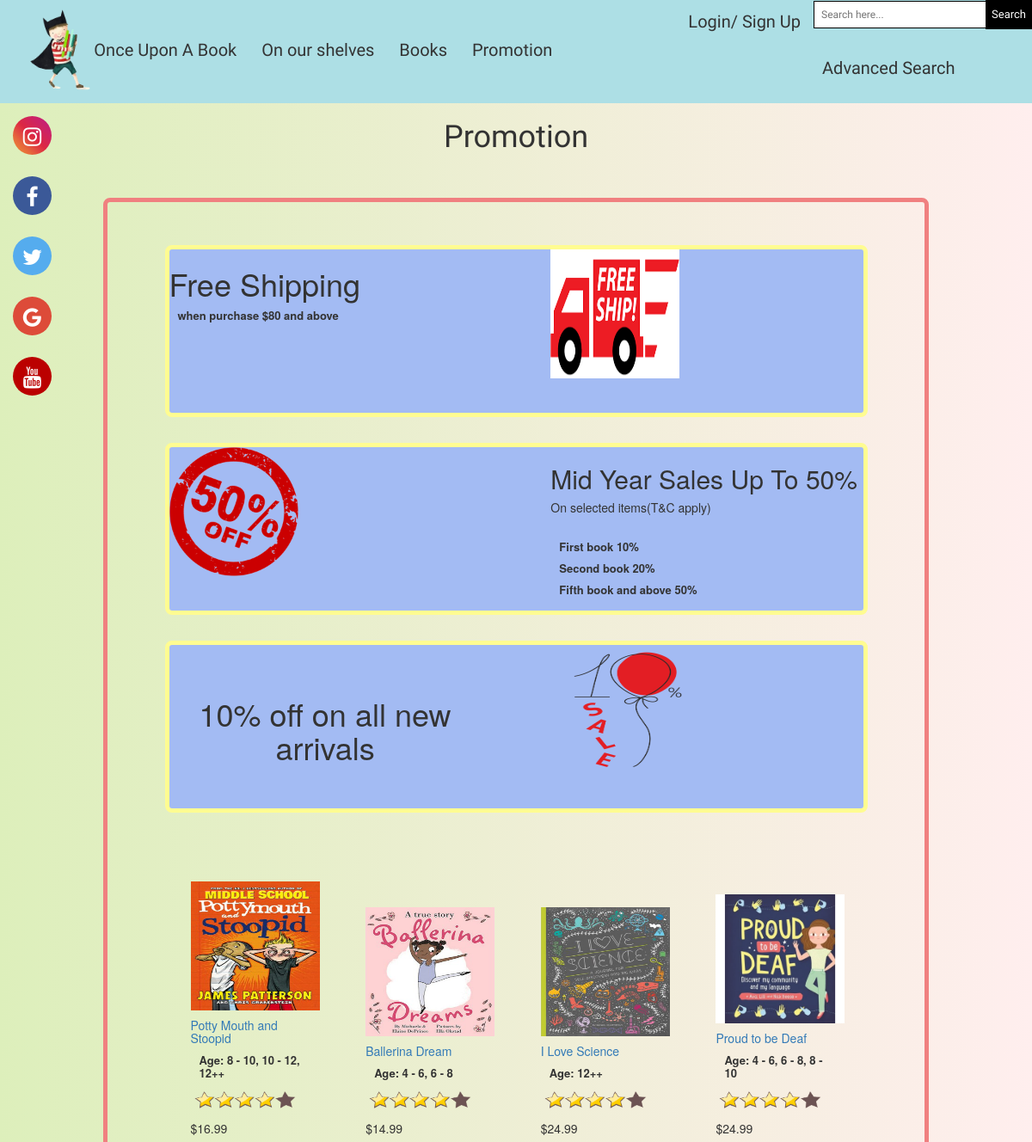
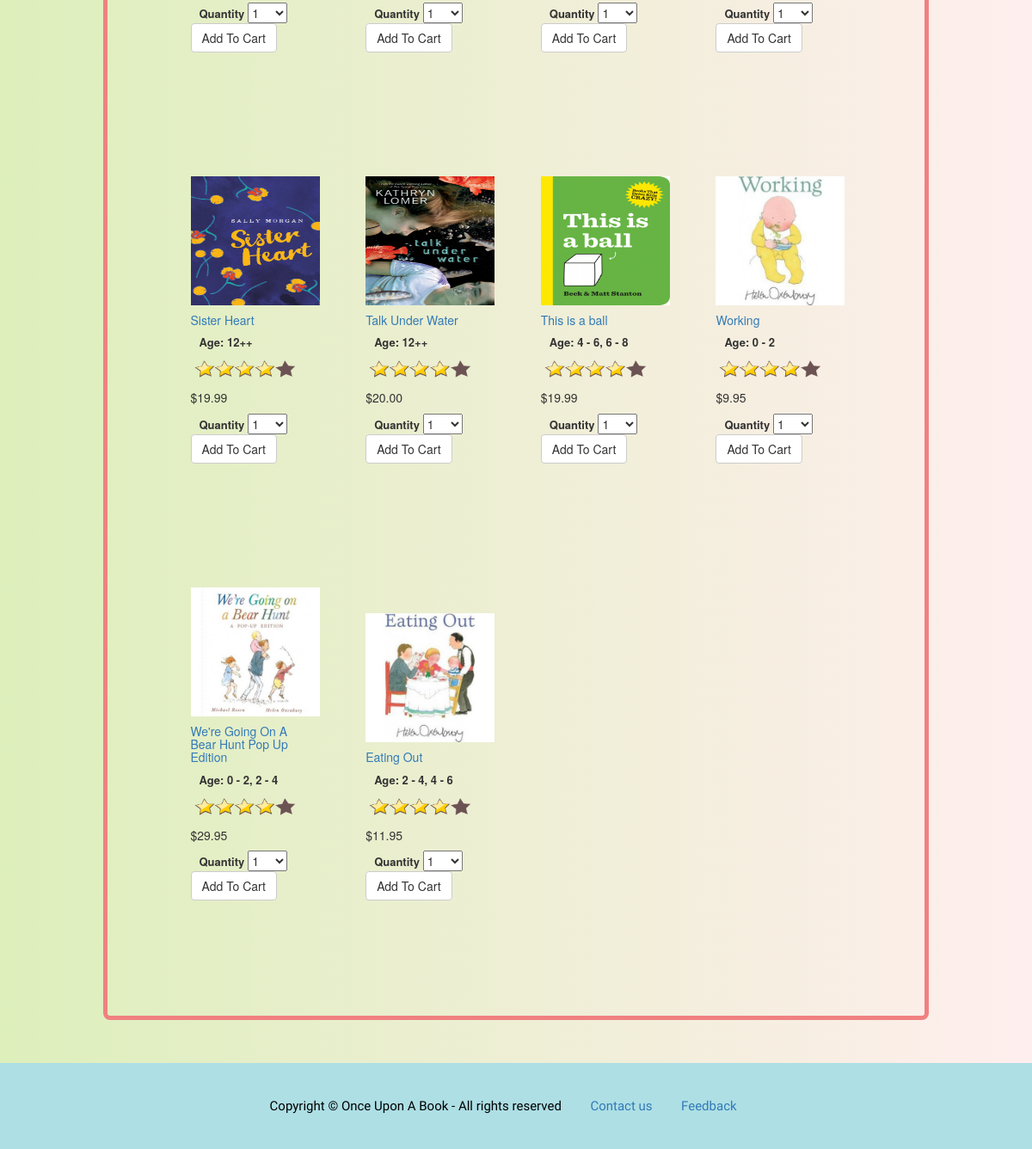
/promo.php, run on the app's committed database (2 pictures, top to bottom).
### tables this page shows
CREATE TABLE `books` (
  `id` int(15) NOT NULL,
  `title` varchar(75) NOT NULL,
  `author` varchar(30) NOT NULL,
  `age` varchar(30) NOT NULL,
  `special` varchar(30) NOT NULL,
  `gender` varchar(15) NOT NULL,
  `theme` varchar(50) NOT NULL,
  `format` varchar(20) NOT NULL,
  `isbn` varchar(16) NOT NULL,
  `publisher` varchar(30) NOT NULL,
  `published` date NOT NULL,
  `price` float(9,2) UNSIGNED NOT NULL DEFAULT '0.00',
  `stock` int(11) NOT NULL,
  `description` text,
  `image` varchar(40) NOT NULL
);

### promo.php (the view, shortened to what this page needs)
<?php
	include_once'header.php';
?>
<link href="css/special.css" type="text/css" rel="stylesheet"/>
<center><h1 style="font-family: 'Courgette', cursive;">Promotion</h1></center>
<div class="main">
	<div class="promo">
		<div class="item">
			<div class="left">
				<h1>Free Shipping</h1>
				<p>when purchase $80 and above</p>
			</div>
			<div class="right">
				<img src="image/free-ship.png" width="150px" height="150px">
			</div>
		</div>
	<div class="item">
		<div class="left">
			<img src="image/50discount.png" width="150px" height="150px">
		</div>
		<div class="right">
			<h2>Mid Year Sales Up To 50%</h2>
			<h5>On selected items(T&C apply)</h5>
			<br>
			<p>First book 10%</p>
			<p>Second book 20%</p>
			<p>Fifth book and above 50%</p>
		</div>
	</div>
	<div class="item">
		<div class="left">
			<h1 style="text-align:center; margin-top:60px">10% off on all new arrivals</h1>
		</div>
		<div class="right">
			<img src="image/10discount.png" width="180px" height="150px">
		</div>
	</div>
<?php
		$sql = "SELECT * FROM books WHERE SPECIAL LIKE '%promo%' ORDER BY id ASC";
		$result = $connect->query($sql);
		if($result->num_rows > 0)
		{
			while($row = $result->fetch_assoc())
			{
?>
<div class="content">
			<form method="GET">
			<a href="book.php?id=<?php echo $row['id']?>">
			<img src="image/<?php echo $row['image']?>" width="150px" height="150px">
			<h5><?php echo $row['title']?></h5>
			</a>
			<p><b>Age: </b><?php echo $row['age']?></p>
			<img src="image/4star.png" weight="60px" height="30px">
			<h5>$<?php echo $row['price']?></h5>
			<p style="display: inline;">Quantity</p>
				<select name="quantity">
					<option value="1">1</option>
				</select>
			<button type="submit" class="btn btn-default" name="add">Add To Cart</button>
			</form>
		</div>
<?php
			}
		}
?>
</div>
<br>
<?php
	include_once'footer.php';
?>

### css/header.css (style rules this page uses)
body { background: #FFEEEE; background: -webkit-linear-gradient(to right, #DDEFBB, #FFEEEE); background: linear-gradient(to right, #DDEFBB, #FFEEEE); }

### css/special.css (style rules this page uses)
.main { width: 80%; margin: 50px auto; padding: 10px; border-width: 5px; border-style: solid; border-color: lightcoral; border-radius: 8px; }
.content { width: 22%; margin: 50px 10px; padding: 30px 20px; display: inline-block; height: auto; }
.content { margin-top:20px; line-height: 10px; }
p { font-size: 13px; text-align: left; margin-left: 10px; font-weight: 600; }
p { font-size: 13px; text-align: left; margin-left: 10px; font-weight: 600; line-height: 15px; }
.promo { width: 80%; margin-right: auto; margin-left: auto; padding: 10px; height: auto; }
.item { width: 100%; height: 500px; }
.left { width: 45%; float: left; }
.right { width: 45%; float: right; }

### promo.php (style rules this page uses)
.promo { width: 90%; margin-right: auto; margin-left: auto; padding: 10px; height: auto; }
.item { margin: 30px 0; width: 100%; height: 200px; background-color: #A3BBF3; border-width: 5px; border-style: solid; border-color: #FFFC91; border-radius: 8px; }
.left { width: 45%; float: left; }
.right { width: 45%; float: right; }

### data on the page
books: image (picture), title "Potty Mouth and Stoopid", age "8 - 10, 10 - 12, 12++", price "16.99"
books: image (picture), title "Ballerina Dream", age "4 - 6, 6 - 8", price "14.99"
books: image (picture), title "I Love Science", age "12++", price "24.99"
books: image (picture), title "Proud to be Deaf", age "4 - 6, 6 - 8, 8 - 10", price "24.99"
books: image (picture), title "Sister Heart", age "12++", price "19.99"
books: image (picture), title "Talk Under Water", age "12++", price "20.00"
books: image (picture), title "This is a ball", age "4 - 6, 6 - 8", price "19.99"
books: image (picture), title "Working", age "0 - 2", price "9.95"
books: image (picture), title "We're Going On A Bear Hunt Pop Up Edition", age "0 - 2, 2 - 4", price "29.95"
books: image (picture), title "Eating Out", age "2 - 4, 4 - 6", price "11.95"
